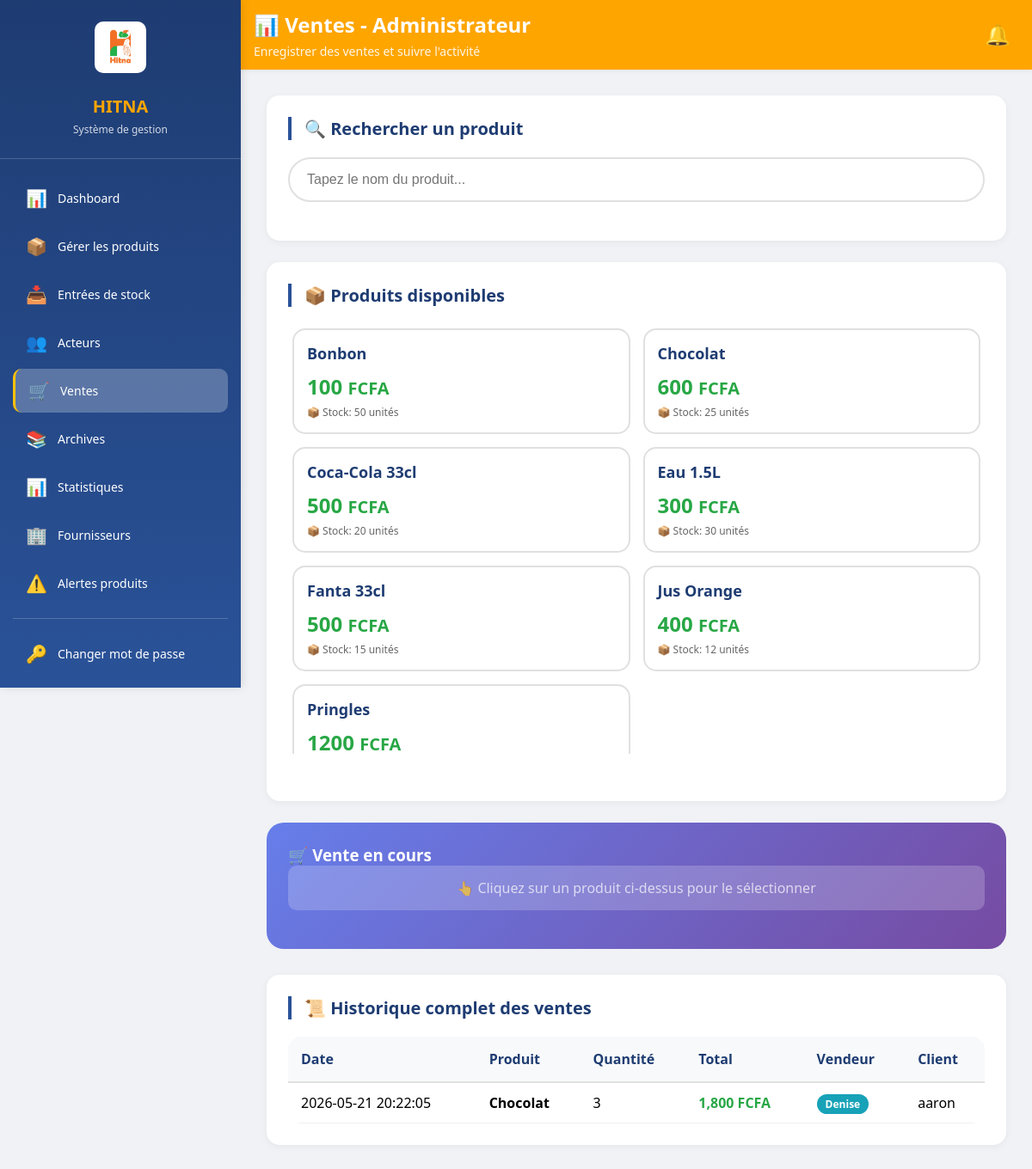
/admin/ventes (signed in), run on an earlier commit of the app's database.
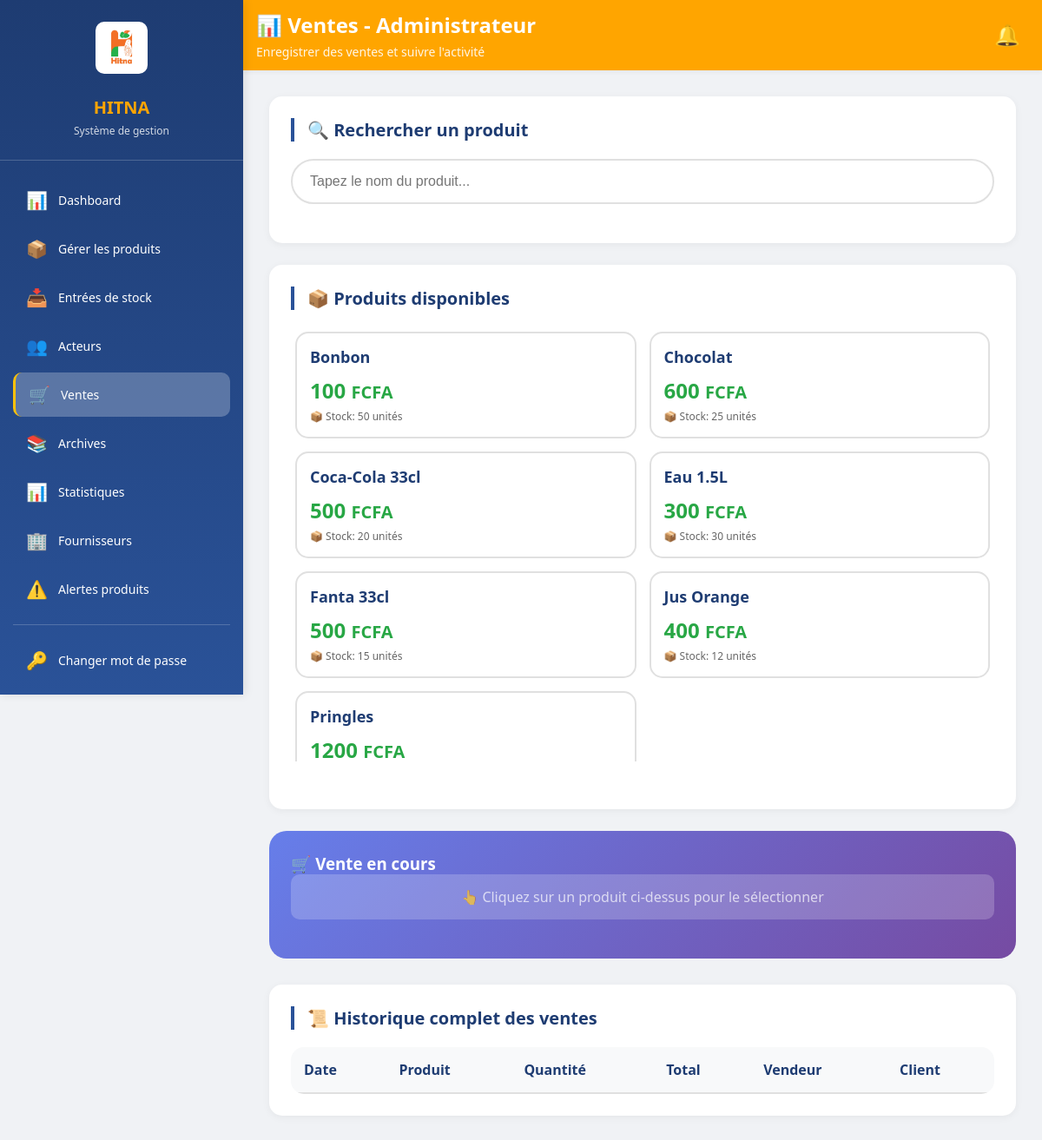
And on a later commit of the database.
### tables this page shows
CREATE TABLE produits (
        id INTEGER PRIMARY KEY,
        nom TEXT,
        prix INTEGER,
        stock INTEGER DEFAULT 0,
        stock_min INTEGER DEFAULT 5);

CREATE TABLE sorties (
        id INTEGER PRIMARY KEY,
        produit_id INTEGER,
        quantite INTEGER,
        prix_unitaire INTEGER,
        total INTEGER,
        date_sortie TEXT,
        client TEXT,
        employe_id INTEGER);

CREATE TABLE users (
        id INTEGER PRIMARY KEY,
        role TEXT,
        role_personnalise TEXT,
        password_hash TEXT,
        nom TEXT, actif INTEGER DEFAULT 1, motif_absence TEXT DEFAULT '', permissions TEXT DEFAULT 'vente');

### app.py (the view, shortened to what this page needs)
@app.route('/admin/ventes', methods=['GET', 'POST'])
def admin_ventes():
    if session.get('role') != 'admin':
        return redirect('/login')
    conn = sqlite3.connect('hitna.db')
    c = conn.cursor()
    c.execute("SELECT id, nom, prix, stock FROM produits WHERE stock > 0 ORDER BY nom")
    produits = c.fetchall()
    c.execute('''
        SELECT s.id, p.nom, s.quantite, s.total, s.date_sortie,
               u.nom as vendeur,
               s.client
        FROM sorties s
        JOIN produits p ON s.produit_id = p.id
        JOIN users u ON s.employe_id = u.id
        ORDER BY s.date_sortie DESC
        LIMIT 100
    ''')
    historique = c.fetchall()
    c.execute('''
        SELECT
            u.nom as nom_affiche,
            u.role,
            COUNT(s.id) as nb_ventes,
            SUM(s.total) as total_ventes
        FROM sorties s
        JOIN users u ON s.employe_id = u.id
        WHERE date(s.date_sortie) = date('now')
        GROUP BY u.id
        ORDER BY total_ventes DESC
    ''')
    stats_vendeurs = c.fetchall()
    conn.close()
    return render_template('admin_ventes.html', produits=produits, historique=historique, stats_vendeurs=stats_vendeurs)

### app.py (called while the page is built)
@app.context_processor
def inject_now():
    return {'date_actuelle': datetime.now().strftime('%d/%m/%Y %H:%M')}

### templates/admin_ventes.html (shortened to what this page needs)
{% extends "base.html" %}
{% block page_title %}📊 Ventes - Administrateur{% endblock %}
{% block page_subtitle %}Enregistrer des ventes et suivre l'activité{% endblock %}
{% block content %}
<div class="card">
    <h2 class="card-title">🔍 Rechercher un produit</h2>
    <div class="search-container">
        <input type="text" id="searchInput" class="search-box" placeholder="Tapez le nom du produit..." autocomplete="off">
    </div>
</div>
<div class="card">
    <h2 class="card-title">📦 Produits disponibles</h2>
    <div class="products-grid" id="productsGrid">
        {% for p in produits %}
        <div class="product-card" data-id="{{ p[0] }}" data-name="{{ p[1] }}" data-price="{{ p[2] }}" data-stock="{{ p[3] }}">
            <div class="product-name">{{ p[1] }}</div>
            <div class="product-price">{{ p[2] }} <small>FCFA</small></div>
            <div class="product-stock">📦 Stock: {{ p[3] }} unités</div>
        </div>
        {% endfor %}
    </div>
</div>
<div class="sale-form-container">
    <h3>🛒 Vente en cours</h3>
    <div id="selectedProductDisplay" class="selected-product-info">
        <div style="opacity: 0.7;">👆 Cliquez sur un produit ci-dessus pour le sélectionner</div>
    </div>
</div>
<div class="card">
    <h2 class="card-title">📜 Historique complet des ventes</h2>
    <div class="table-container">
        <table class="table">
            <thead>
                <tr>
                    <th>Date</th>
                    <th>Produit</th>
                    <th>Quantité</th>
                    <th>Total</th>
                    <th>Vendeur</th>
                    <th>Client</th>
                </tr>
            </thead>
            <tbody>
                {% for v in historique %}
                <tr>
                    <td>{{ v[4] }}</td>
                    <td><strong>{{ v[1] }}</strong></td>
                    <td>{{ v[2] }}</td>
                    <td style="color: #28a745; font-weight: bold;">{{ "{:,.0f}".format(v[3]) }} FCFA</td>
                    <td>
                        {% if '👑' in v[5] %}
                            <span class="vendeur-admin">{{ v[5] }}</span>
                        {% else %}
                            <span class="vendeur-employe">{{ v[5] }}</span>
                        {% endif %}
                    </td>
                    <td>{{ v[6] or '-' }}</td>
                </tr>
                {% endfor %}
            </tbody>
        </table>
    </div>
</div>
{% endblock %}

### templates/base.html (shortened to what this page needs)
<!DOCTYPE html>
<html lang="fr">
<head>
    <link rel="stylesheet" href="{{ url_for('static', filename='style.css') }}">
</head>
<body>
    <div class="app-wrapper">
        <div class="sidebar" id="sidebar">
            <div class="sidebar-header">
                <img src="{{ url_for('static', filename='images/logo.jpg') }}" alt="Logo Hitna" onerror="this.style.display='none'">
                <h2 style="color: orange;">HITNA</h2>
                <p>Système de gestion</p>
            </div>
            <div class="sidebar-nav">
                {% if session.role == 'admin' %}
                <div class="nav-item">
                    <a href="/dashboard" class="nav-link {% if request.endpoint == 'dashboard' %}active{% endif %}">
                        <span class="icon">📊</span><span>Dashboard</span>
                    </a>
                </div>
                <div class="nav-item">
                    <a href="/admin/produits" class="nav-link {% if request.endpoint == 'produits_list' %}active{% endif %}">
                        <span class="icon">📦</span><span>Gérer les produits</span>
                    </a>
                </div>
                <div class="nav-item">
                    <a href="/admin/entrees" class="nav-link {% if request.endpoint == 'entrees_list' %}active{% endif %}">
                        <span class="icon">📥</span><span>Entrées de stock</span>
                    </a>
                </div>
                <div class="nav-item">
                    <a href="/admin/acteurs" class="nav-link"><span class="icon">👥</span><span>Acteurs</span></a>
                </div>
                <div class="nav-item">
                    <a href="/admin/ventes" class="nav-link {% if request.endpoint == 'admin_ventes' %}active{% endif %}">
                        <span class="icon">🛒</span><span>Ventes</span>
                    </a>
                </div>
                <div class="nav-item">
                    <a href="/admin/archives" class="nav-link"><span class="icon">📚</span><span>Archives</span></a>
                </div>
                <div class="nav-item">
                    <a href="/admin/stats" class="nav-link">
                        <span class="icon">📊</span><span>Statistiques</span>
                    </a>
                </div>
                <div class="nav-item">
                    <a href="/admin/fournisseurs" class="nav-link">
                        <span class="icon">🏢</span><span>Fournisseurs</span>
                    </a>
                </div>
                <div class="nav-item">
                    <a href="/admin/alertes/produits" class="nav-link">
                        <span class="icon">⚠️</span><span>Alertes produits</span>
                    </a>
                </div>
                <div class="nav-divider"></div>
                {% endif %}
                <div class="nav-item">
                    <a href="/changer_mdp" class="nav-link"><span class="icon">🔑</span><span>Changer mot de passe</span></a>
                </div>
                <div class="nav-item">
                    <a href="/logout" class="nav-link" onclick="return confirm('Voulez-vous vraiment vous déconnecter ?')">
                    </a>
                </div>
            </div>
        </div>
        <div class="main-content">
            <div class="content-header">
                <div class="header-text">
                    <h1>{% block page_title %}HITNA{% endblock %}</h1>
                    <p>{% block page_subtitle %}{% endblock %}</p>
                </div>
                <div class="notification-bell">
                    <button id="notificationBell" class="bell-btn">
                        🔔
                    </button>
                </div>
            </div>
            <div class="container">
                {% block content %}{% endblock %}
            </div>
        </div>
    </div>
</body>
</html>

### static/style.css (style rules this page uses)
* { margin: 0; padding: 0; box-sizing: border-box; }
body { font-family: 'Segoe UI', Tahoma, Geneva, Verdana, sans-serif; background: #f0f2f5; min-height: 100vh; }
.container { max-width: 1200px; margin: 0 auto; padding: 0 20px 30px 20px; }
.card { background: white; border-radius: 15px; padding: 25px; margin-bottom: 25px; box-shadow: 0 2px 10px rgba(0,0,0,0.05); }
.card-title { font-size: 20px; color: #1e3c72; margin-bottom: 20px; border-left: 4px solid #2a5298; padding-left: 15px; }
.table-container { overflow-x: auto; }
table { width: 100%; border-collapse: collapse; }
th { background: #f8f9fa; padding: 12px; text-align: left; border-bottom: 2px solid #e0e0e0; }
button, .btn { background: linear-gradient(135deg, #1e3c72 0%, #2a5298 100%); color: white; border: none; cursor: pointer; font-weight: 600; padding: 12px 25px; border-radius: 8px; transition: transform 0.2s; }
.container { max-width: 1400px; margin: 30px auto; padding: 0 30px; }
.card { background: white; border-radius: 15px; padding: 25px; margin-bottom: 25px; box-shadow: 0 2px 10px rgba(0,0,0,0.05); transition: transform 0.3s, box-shadow 0.3s; }
.table-container { overflow-x: auto; background: white; border-radius: 15px; }
th { background: #f8f9fa; padding: 15px; text-align: left; font-weight: 600; color: #1e3c72; border-bottom: 2px solid #e0e0e0; }
button { background: linear-gradient(135deg, #1e3c72 0%, #2a5298 100%); color: white; border: none; cursor: pointer; font-weight: 600; padding: 12px 25px; border-radius: 8px; transition: transform 0.2s, box-shadow 0.2s; }
.search-box { padding: 8px 15px; border: 2px solid #e0e0e0; border-radius: 20px; width: 250px; font-size: 14px; }
.notification-bell { position: relative; }
.bell-btn { background: none; border: none; font-size: 24px; cursor: pointer; position: relative; padding: 5px 10px; box-shadow: none; width: auto; }

### templates/base.html (style rules this page uses)
.app-wrapper { display: flex; min-height: 100vh; }
.sidebar { width: 280px; background: linear-gradient(180deg, #1e3c72 0%, #2a5298 100%); color: white; position: fixed; left: 0; top: 0; height: 100vh; overflow-y: auto; box-shadow: 2px 0 10px rgba(0,0,0,0.1); z-index: 1000; transition: transform 0.3s ease; }
.sidebar-header { padding: 25px 20px; text-align: center; border-bottom: 1px solid rgba(255,255,255,0.2); margin-bottom: 20px; }
.sidebar-header img { height: 60px; background: white; border-radius: 10px; padding: 5px; margin-bottom: 10px; }
.sidebar-header h2 { font-size: 20px; margin: 10px 0 5px; color: orange; }
.sidebar-header p { font-size: 12px; opacity: 0.8; }
.sidebar-nav { padding: 0 15px; }
.nav-item { margin-bottom: 5px; }
.nav-link { display: flex; align-items: center; gap: 12px; padding: 12px 15px; color: white; text-decoration: none; border-radius: 10px; transition: all 0.3s; font-size: 14px; min-height: 44px; }
.nav-link.active { background: rgba(255,255,255,0.25); border-left: 3px solid #ffc107; }
.nav-link .icon { font-size: 20px; width: 25px; text-align: center; }
.nav-divider { height: 1px; background: rgba(255,255,255,0.2); margin: 15px 0; }
.main-content { flex: 1; margin-left: 280px; min-height: 100vh; background: #f0f2f5; }
.content-header { background: orange; padding: 12px 15px; box-shadow: 0 2px 5px rgba(0,0,0,0.05); margin-bottom: 30px; display: flex; align-items: center; justify-content: space-between; gap: 10px; }
.content-header .header-text { flex: 1; }
.content-header h1 { font-size: 24px; color: #ffffff; margin: 0; }
.content-header p { color: #ffffff; margin: 5px 0 0; font-size: 14px; opacity: 0.9; }
.container { max-width: 1400px; margin: 0 auto; padding: 0 30px 30px 30px; }
.notification-bell { position: relative; }
.bell-btn { background: none; border: none; font-size: 24px; cursor: pointer; position: relative; padding: 5px 10px; box-shadow: none; width: auto; }

What changed in the data, as far as the page shows it:
removed sorties: date_sortie "2026-05-21 20:22:05", nom "Chocolat", quantite "3", total "1,800", nom "Denise", client "aaron"
